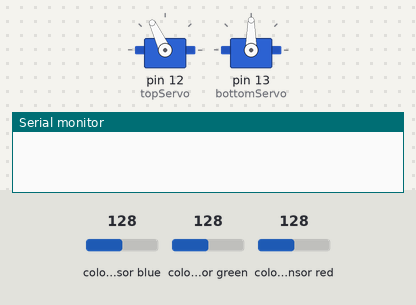
Recording of a sketch running on a simulated Arduino Uno, built with avr-gcc and run on an emulated ATmega328P. On the bench: 2 × servo, the last lines printed to the serial monitor. Wiring (inferred from the names in the program): TCS3200 colour sensor: output pin 10; S2 pin 6; S3 pin 9; S0 pin 3; S1 pin 5. Inputs (shaded band) come from the test bench; at power-on: colour sensor blue 128, colour sensor green 128, colour sensor red 128.

Above: at 0.05 s.
At 0.65 s:
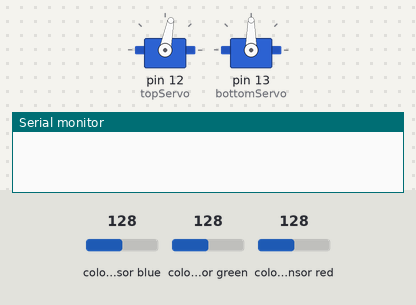
At 1.25 s:
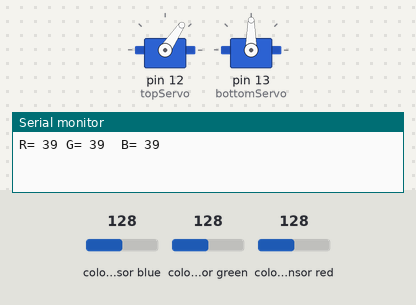
At 2.5 s:
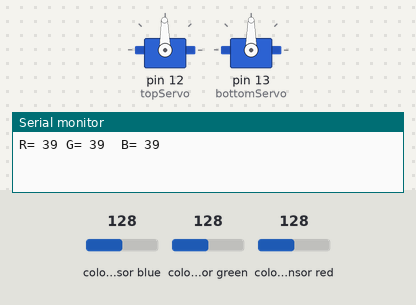
Timing chart, 0 to 5.9 s (numbered marks = the images above):
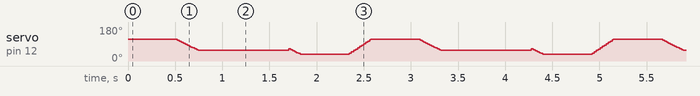

The sketch:

the_candy_rainbow_3_0.ino
```cpp
#include <Servo.h>

#define S0 3
#define S1 5
#define S2 6
#define S3 9
#define sensorOut 10

Servo topServo;
Servo bottomServo;

int frequency = 0;
int color=0;

void setup() {
  pinMode(S0, OUTPUT);
  pinMode(S1, OUTPUT);
  pinMode(S2, OUTPUT);
  pinMode(S3, OUTPUT);
  pinMode(sensorOut, INPUT);

  digitalWrite(S0, HIGH);
  digitalWrite(S1, LOW);

  topServo.attach(12);
  bottomServo.attach(13);

  Serial.begin(9600);
}

void loop() {

  topServo.write(115);
  delay(500);

  for(int i = 115; i > 55; i--) {
    topServo.write(i);
    delay(4);
  }
  delay(500);

  color = readColor();
  delay(9);

  switch (color) {
    case 1: //red
    bottomServo.write(2);
    break;

    case 2: //orange
    bottomServo.write(10);
    break;

    case 3: //green
    bottomServo.write(35);
    break;

    case 4: //yellow
    bottomServo.write(60);
    break;

    case 5: //brown
    bottomServo.write(90);
    break;

    case 6: //blue
    bottomServo.write(115);
    break;

    case 0:
    break;
  }
  delay(300);

  for(int i = 65; i > 35; i--) {
    topServo.write(i);
    delay(4);
  }
  delay(500);

  for(int i = 35; i < 115; i++) {
    topServo.write(i);
    delay(3);
  }
  color=0;
}

int readColor() {
  digitalWrite(S2, LOW);
  digitalWrite(S3, LOW);
  frequency = pulseIn(sensorOut, LOW);
  int R = frequency;
  Serial.print("R= ");
  Serial.print(frequency);
  Serial.print(" ");
  delay(50);

  digitalWrite(S2, HIGH);
  digitalWrite(S3, HIGH);
  frequency = pulseIn(sensorOut, LOW);
  int G = frequency;
  Serial.print("G= ");
  Serial.print(frequency);
  Serial.print("  ");
  delay(50);

  digitalWrite(S2, LOW);
  digitalWrite(S3, HIGH);
  frequency = pulseIn(sensorOut, LOW);
  int B = frequency;
  Serial.print("B= ");
  Serial.print(frequency);
  Serial.println("  ");
  delay(50);

  if(R>145 && R<164 && G>180 && G<200){
    color = 1; // Red
  }
  if(G>155 && G<175 && B>130 && B<150){
    color = 2; // Orange
  }
  if(R>160 && R<176 && G>140 && G<160){
    color = 3; // Green
  }
  if(R>100 && R<120 && G>115 && G<140){
    color = 4; // Yellow
  }
  if(R>175 && R<195 && G>175 && G<195){
    color = 5; // Browon
  }
  if(G>150 && G<175 && B>100 && B<120){
    color = 6; // Blue
  }
  return color;

}
```
